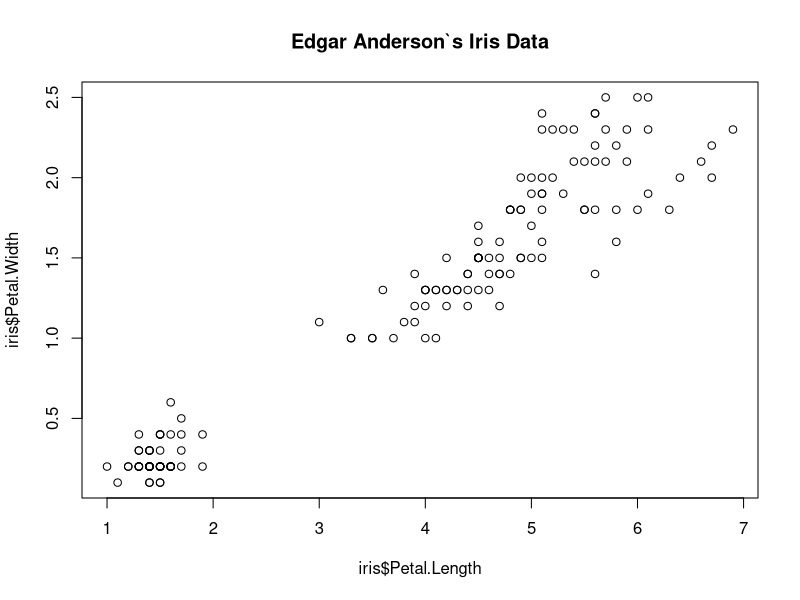
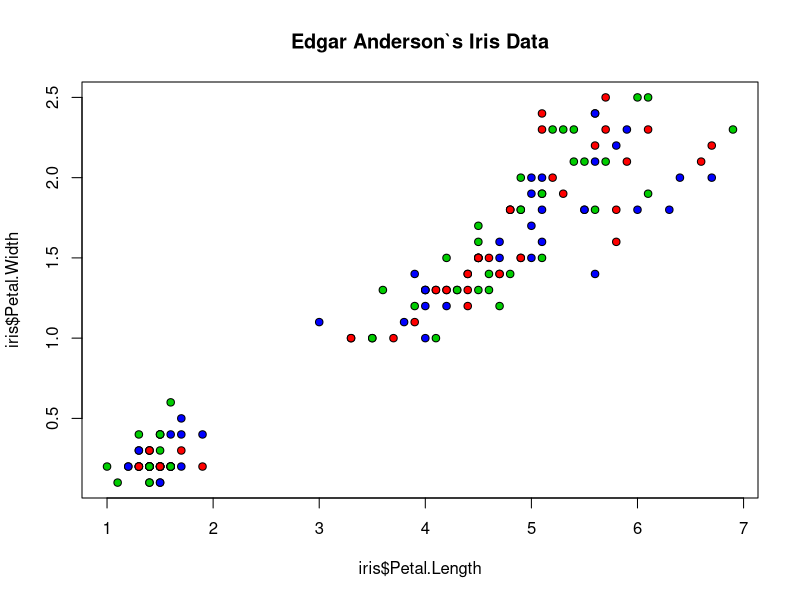
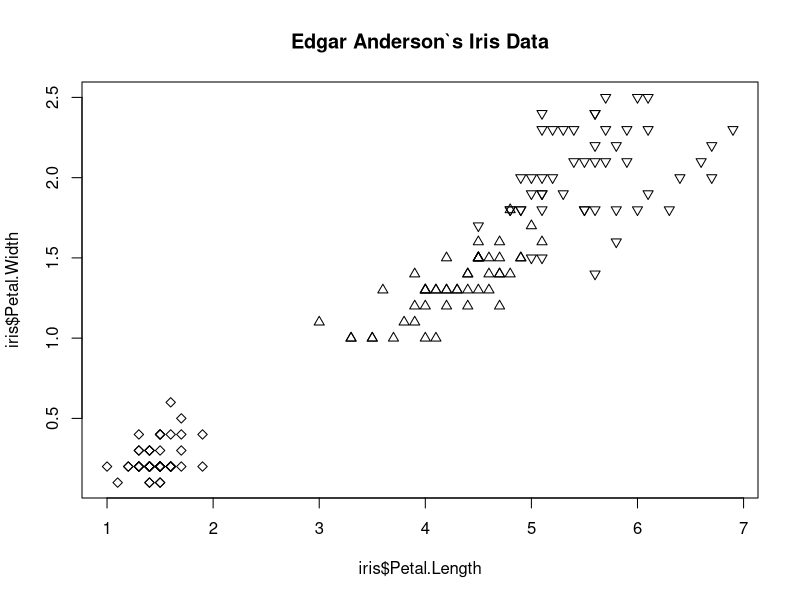
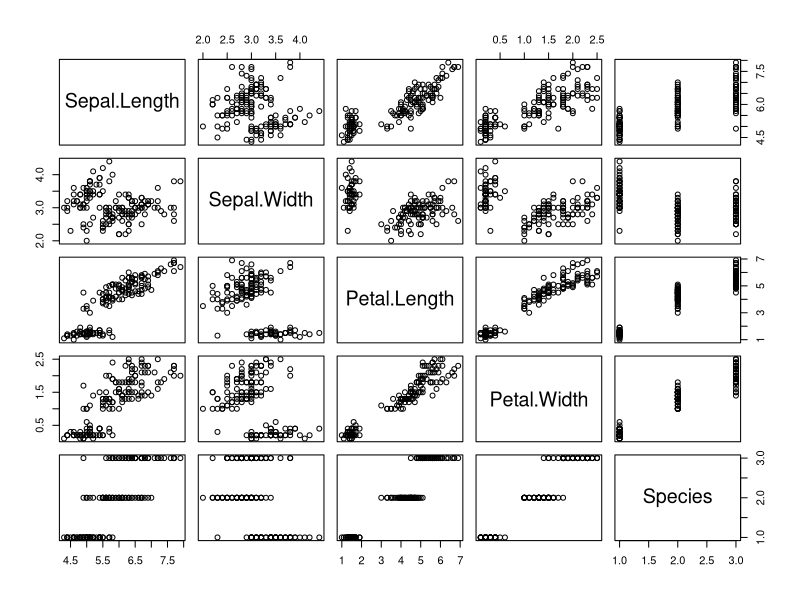
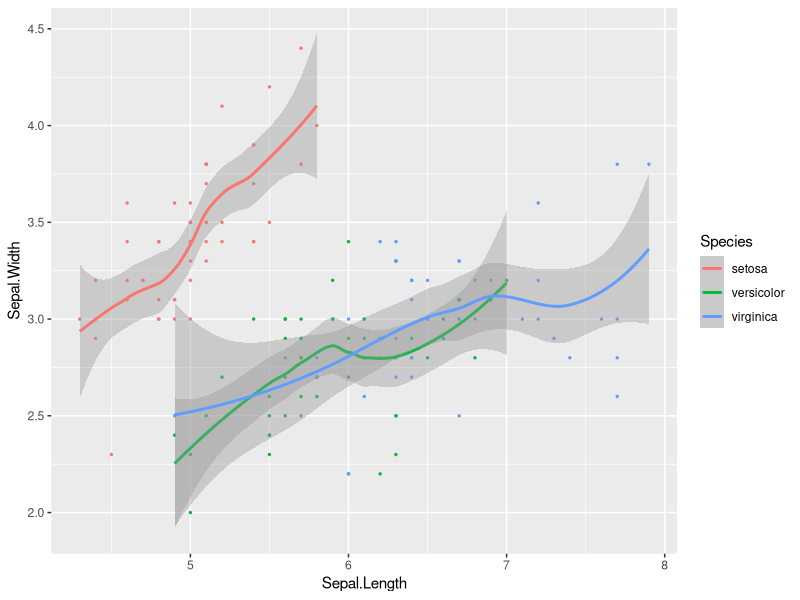

Write the R code that produced these figures, in order.
## ---- chunk 1
data = matrix(c(  "A",7,1.2,"Bagus"
                , "B",6,1.7,"Kurang bagus"
                , "C",8,1.5,"Bagus"
                , "D",5,1.3,"Kurang bagus"
                , "E",9,1.0,"Bagus"
                , "F",9.5,1.4,"Bagus"
                , "G",8.3,0.8,"Kurang bagus"
                , "H",7.5,1.1,"?"
                ),8,4,TRUE)
print(data)
## ---- chunk 2
data_kebalik = t(data)
print(data_kebalik)
## ---- chunk 3
# dataframe
df = data.frame(x = c(7, 6, 8, 5, 9, 9.5, 8.3, 7.5), y = c(1.2, 1.7, 1.5, 1.3, 1.0, 1.4, 0.8, 1.1), KAT = c("Bagus", "Kurang bagus", "Bagus", "Kurang bagus", "Bagus", "Bagus", "Kurang bagus", "?"))
df_kebalik = t(df)
print(df_kebalik)

## ---- chunk 4
KAT_df<-df[3]
print(KAT_df)
## ---- chunk 5
cari_df<-df[df[,"KAT"]=="Kurang bagus",]
print(cari_df)
## ---- chunk 6
# Terdapat 8 perintah dasar yang akan sangat digunakan dalam kegiatan manipulasi data. Semua fungsi-fungsi dibawah ini sudah termasuk di dalam paket dplyr.

# filter(): Mengambil baris berdasarkan kondisi nilainya.
# distinct(): Menghilangkan baris yang sama atau duplikat.
# arrange(): Mengurutkan baris.
# select(): Mengambil kolom berdasarkan nama kolomnya.
# rename(): Mengubah nama kolom.
# mutate(): Menambahkan atau membuat kolom baru dan menjaga kolom sama yang sudah ada.
# transmute(): Menambahkan atau membuat kolom baru dan menghapus kolom yang sama atau sudah ada
# summarise(): Melakukan komputasi statistika (Contoh: menghitung total (sum) atau rata-rata (mean))

# Adapun fungsi-fungsi yang akan digunakan seperti:

# pull(): Mengambil hanya data atau isi dari kolom berupa vector.
# select(): Memanggil satu atau lebih kolom berupda data table.
# select_if(): Memanggil kolom dengan pengkondisian.
# Helper functions - starts_with(), ends_with(), contains(), matches(), one_of(): Memanggil kolom berdasarkan kriteria tertentu atas nama kolomnya.
## ---- chunk 7
# menghilangkan "kurang bagus" menjadi "kurang"
df$KAT[df$KAT == "Kurang bagus"] <- "Kurang"
df
## ---- chunk 8
train <- df[1:2]
train
## ---- chunk 9
test <- df[8,]
test <- test[1:2]
test
## ---- chunk 10
train <- train[-8,]
train
## ---- chunk 11
cl <- df[3]
cl <- cl[-8,]
cl
## ---- chunk 12
library(class)
hasil <- knn(train, test, cl, k=3)
hasil
## ---- chunk 13
hasil_knn <- cbind(test, label=as.vector(hasil))
## ---- chunk 14
hasil_knn
## ---- chunk 15
hasil <- knn(train, test, cl, k=3, prob=T)
hasil
## ---- chunk 16
iris
head(iris)
## ---- chunk 17
class(iris)
## ---- chunk 18
str(iris)
## ---- chunk 19
colnames(iris)
## ---- chunk 20
iris[,"Petal.Length"]
## ---- chunk 21
# informasi detail utk dataset iris dpt ditampilkan
summary(iris)
## ---- chunk 22
plot(iris$Petal.Length, iris$Petal.Width, main = "Edgar Anderson`s Iris Data")
## ---- chunk 23
plot(iris$Petal.Length, 
     iris$Petal.Width, 
     pch=21,
     bg = c("red","green3","blue"),
     main = "Edgar Anderson`s Iris Data")
## ---- chunk 24
plot(iris$Petal.Length, 
     iris$Petal.Width, 
     pch=c(23,24,25)[unclass(iris$Species)],
     main = "Edgar Anderson`s Iris Data")
## ---- chunk 25
plot(iris)
## ---- chunk 26
library(class)
data(iris)
## ---- chunk 27
# Tahap 1
# Random sampling
set.seed(99)
rannum <- sample(rep(1:150))
rannum
## ---- chunk 28
iris <- iris[rannum,]
iris
## ---- chunk 29
# Tahap 2
# Normalisasi dataset

normalisasi <- function(data){
  return((data - min(data))(max(data)-min(data)))
}

# Proses normalisasi data adalah hal yg umum dilakukan dlm berbagai kegiatan riset. Proses normalisasi tidak akan mengubah "arti" dari data yang ada.

## ---- chunk 30
# selanjutnya buat objek baru utk menampung hasil normalisasi.kita memerlukan fungsi lapply

# iris.normal <- as.data.frame(lapply(iris[,c(1,2,3,4)],normalisasi))
iris.normal <- as.data.frame(lapply(iris[,c(1,2,3,4)],scale))
head(iris.normal)
## ---- chunk 31
# bandingkan dengan sebelumnya
head(iris)
## ---- chunk 32
# Tahap 3
# Memisahan antara data training dan data uji.

# tentukan 80% dari dataset, yaitu 120 buah data, utk data training.
iris.train <- iris.normal[1:120,]

# Tentukan klaisifikasi utk data training
iris.train.target <- iris[1:120,5]

# tentukan 20% dari dataset, yaitu 30 buah data, utk data uji
iris.test <- iris.normal[121:150,]
iris.test.target <- iris[121:150,5]

summary(iris.normal)
## ---- chunk 33
# Tahap 4
# Menjalankan algoritma k-NN dgn bantuan fungsi knn().

knnhasil <- knn(train = iris.train, test = iris.test, cl = iris.train.target, k=19)
knnhasil
## ---- chunk 34
hasil_knn <- cbind(iris.test, label = as.vector(knnhasil))
hasil_knn
## ---- chunk 35
# Tahap 5
# Memverikasi hasil.

# perintah utk pembentukan confusion matrix sebagai berikut:
table(iris.test.target,knnhasil)
## ---- chunk 36
# kita bisa menabahkan opsi prob = T utk melihat probabilitas utk nilai k sesuai pilihan kita.

knnhasil <- knn(train = iris.train, test = iris.test, cl = iris.train.target, k=19, prob = T)
knnhasil
## ---- chunk 37
library(class)
library(ggplot2)
# visuasisasi hasil knn

dataplot <- ggplot(iris, aes(x = Sepal.Length, y = Sepal.Width, color = Species))
dataplot + geom_point(size = 0.5) + geom_smooth()


